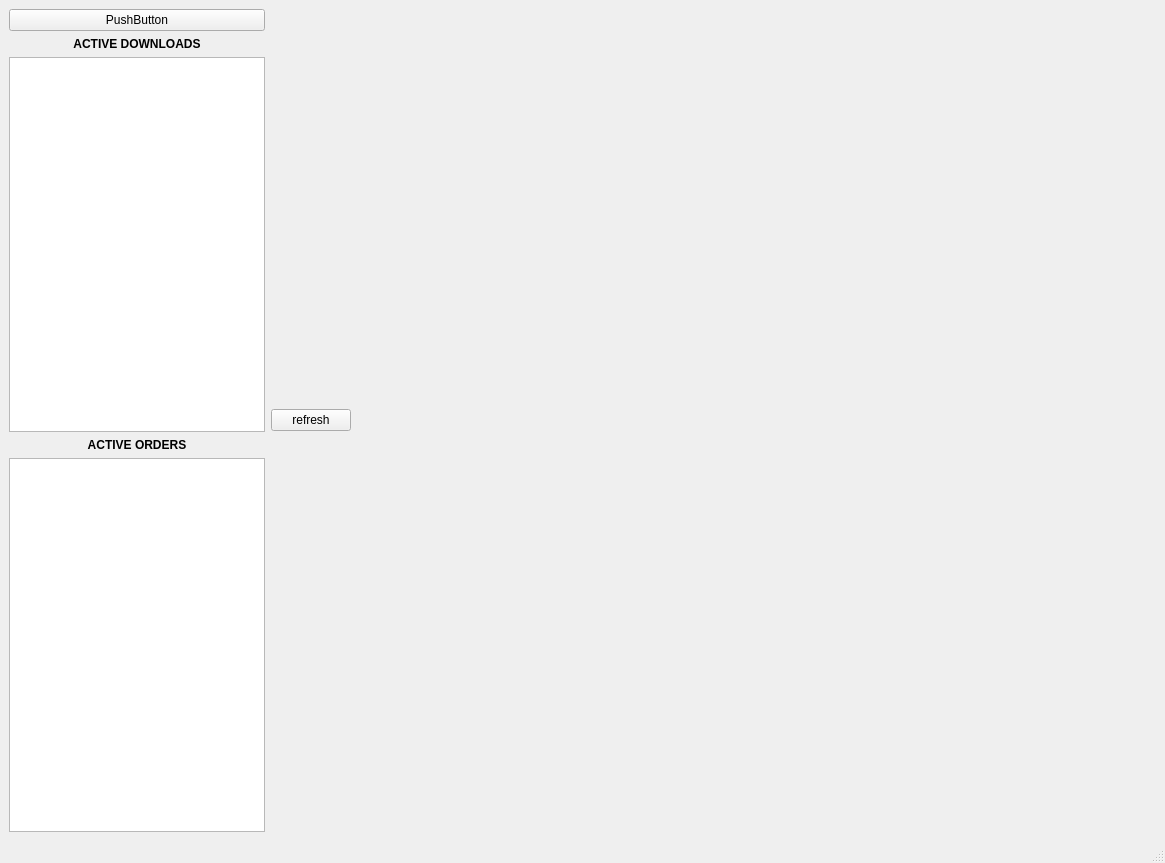
<?xml version="1.0" encoding="UTF-8"?>
<ui version="4.0">
 <class>MainWindow</class>
 <widget class="QMainWindow" name="MainWindow">
  <property name="geometry">
   <rect>
    <x>0</x>
    <y>0</y>
    <width>1165</width>
    <height>863</height>
   </rect>
  </property>
  <property name="windowTitle">
   <string>MainWindow</string>
  </property>
  <widget class="QWidget" name="centralwidget">
   <property name="sizePolicy">
    <sizepolicy hsizetype="Expanding" vsizetype="Expanding">
     <horstretch>0</horstretch>
     <verstretch>0</verstretch>
    </sizepolicy>
   </property>
   <layout class="QHBoxLayout" name="horizontalLayout" stretch="0,0,1">
    <item>
     <layout class="QVBoxLayout" name="verticalLayout_3"/>
    </item>
    <item>
     <layout class="QVBoxLayout" name="verticalLayout" stretch="0,0,0,0,0">
      <property name="sizeConstraint">
       <enum>QLayout::SetFixedSize</enum>
      </property>
      <item>
       <widget class="QPushButton" name="pushButton">
        <property name="text">
         <string>PushButton</string>
        </property>
       </widget>
      </item>
      <item>
       <widget class="QLabel" name="label">
        <property name="font">
         <font>
          <weight>75</weight>
          <bold>true</bold>
         </font>
        </property>
        <property name="text">
         <string>ACTIVE DOWNLOADS</string>
        </property>
        <property name="alignment">
         <set>Qt::AlignCenter</set>
        </property>
       </widget>
      </item>
      <item>
       <widget class="QListWidget" name="listWidget_download"/>
      </item>
      <item>
       <widget class="QLabel" name="label_2">
        <property name="font">
         <font>
          <weight>75</weight>
          <bold>true</bold>
         </font>
        </property>
        <property name="text">
         <string>ACTIVE ORDERS</string>
        </property>
        <property name="alignment">
         <set>Qt::AlignCenter</set>
        </property>
       </widget>
      </item>
      <item>
       <widget class="QListWidget" name="listWidget_order"/>
      </item>
     </layout>
    </item>
    <item>
     <layout class="QGridLayout" name="gridLayout" rowstretch="0" columnstretch="0,0,0">
      <property name="sizeConstraint">
       <enum>QLayout::SetNoConstraint</enum>
      </property>
      <item row="0" column="2">
       <spacer name="horizontalSpacer">
        <property name="orientation">
         <enum>Qt::Horizontal</enum>
        </property>
        <property name="sizeHint" stdset="0">
         <size>
          <width>40</width>
          <height>20</height>
         </size>
        </property>
       </spacer>
      </item>
      <item row="0" column="0" colspan="2">
       <widget class="QPushButton" name="pushButton_2">
        <property name="sizePolicy">
         <sizepolicy hsizetype="Fixed" vsizetype="Fixed">
          <horstretch>0</horstretch>
          <verstretch>0</verstretch>
         </sizepolicy>
        </property>
        <property name="minimumSize">
         <size>
          <width>20</width>
          <height>20</height>
         </size>
        </property>
        <property name="text">
         <string>refresh</string>
        </property>
       </widget>
      </item>
     </layout>
    </item>
   </layout>
  </widget>
  <widget class="QStatusBar" name="statusbar"/>
 </widget>
 <resources/>
 <connections/>
</ui>
